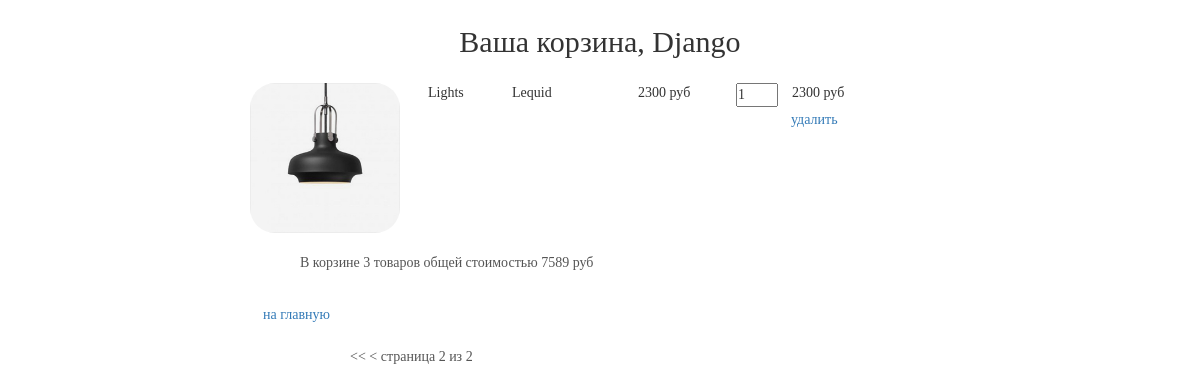
/basket/2/ (signed in), run on the app's committed database.
### authapp/models.py (models this page shows, shortened)
class ShopUser(AbstractUser):
    age = models.PositiveSmallIntegerField('Возраст', null=True)
    avatar = models.ImageField(upload_to='users_avatars', blank=True)
    id_for_friends = models.CharField('Код для пригашения друзей', max_length=8, blank=True)
    activation_key = models.CharField(max_length=128, blank=True)
    activation_key_expires = models.DateTimeField(default=get_activation_key_expires)

### basketapp/models.py (models this page shows, shortened)
class Basket(models.Model):
    user = models.ForeignKey(ShopUser, on_delete=models.CASCADE, related_name='basket')
    product = models.ForeignKey(Product, on_delete=models.CASCADE)
    quantity = models.PositiveIntegerField('количество', default=0)
    add_datetime = models.DateTimeField('дата добавления', auto_now_add=True)
    @property
    def product_cost(self):
        return self.product.price * self.quantity
    @property
    def total_quantity(self):
        return sum(map(lambda x: x.quantity, self.user.basket.select_related().all()))
    @property
    def total_cost(self):
        return sum(map(lambda x: x.product_cost, self.user.basket.select_related().all()))

### mainapp/models.py (models this page shows, shortened)
class Product(models.Model):
    category = models.ForeignKey(ProductCategory, on_delete=models.PROTECT, verbose_name='Категория')
    name = models.CharField('Название', max_length=128)
    short_description = models.CharField('Краткое описание', max_length=128, blank=True)
    description = models.TextField('Описание', blank=True)
    quantity = models.PositiveIntegerField('Количество', default=0)
    price = models.DecimalField('Цена', max_digits=10, decimal_places=0, default=0)
    image = models.ImageField(upload_to='products_images', blank=True)
    is_active = models.BooleanField(default=True, db_index=True)
    created_at = models.DateTimeField('Дата создания', auto_now_add=True)
    updated_at = models.DateTimeField('Дата обновления', auto_now=True)

class ProductCategory(models.Model):
    name = models.CharField('Название', max_length=128, unique=True)
    description = models.TextField('Описание', max_length=255, blank=True)
    is_active = models.BooleanField(default=True, db_index=True)
    created_at = models.DateTimeField('Дата создания', auto_now_add=True)

### basketapp/views.py (the view)
# urls.py: path('', adminapp.ShopUserList.as_view(), name='index'),
@login_required
def index(request, page=1):
    basket = request.user.basket.select_related().all()
    products_paginator = Paginator(basket, 2)
    try:
        basket = products_paginator.page(page)
    except PageNotAnInteger:
        basket = products_paginator.page(1)
    except EmptyPage:
        basket = products_paginator.page(products_paginator.num_pages)
    context = {
        'basket': basket
    }
    return render(request, 'basketapp/index.html', context)

### basketapp/context_processors.py (called while the page is built)
def basket(request):
    if request.user.is_authenticated:
        basket = request.user.basket.select_related('product', 'product__category').all()
    else:
        basket = []
    return {
        'basket': basket,
    }

### basketapp/templates/basketapp/index.html (shortened to what this page needs)
{% extends 'basketapp/base.html' %}
{% load static %}
{% block container %}
    <div class="basket_list">
		{% include 'basketapp/includes/inc__basket_list.html' %}
    </div>
    <div class="paginator">
        {% if basket.has_previous %}
            <a href="{% url 'basket:index_pagination' 1 %}">
                <<
            </a>
            <a href="{% url 'basket:index_pagination' basket.previous_page_number %}">
                <
            </a>
        {% endif %}
        <span class="current">страница {{ basket.number }} из {{ basket.paginator.num_pages }}</span>
    </div>
{% endblock %}

### basketapp/templates/basketapp/base.html (shortened to what this page needs)
<!DOCTYPE html>
{% load static %}
<html>
<head>
    {% block css %}
        <link rel="stylesheet" type="text/css" href="{% static 'css/bootstrap.min.css' %}">
        <link rel="stylesheet" type="text/css" href="{% static 'css/style.css' %}">
    {% endblock %}
</head>
<body>
<div class="basket_container">
    <div class="h2 text-center head">
        Ваша корзина,
        {{ user.first_name|default:'пользователь'|title }}
    </div>
    {% block container %}
    {% endblock %}
</div>
</body>
</html>

### basketapp/templates/basketapp/includes/inc__basket_list.html
{% if basket %}
    {% for item in basket %}
        <div class="basket_record">
            <img src="/media/{{ item.product.image }}" alt="{{ item.product.short_desc }}">
            <span class="category_name">{{ item.product.category.name }}</span>
            <span class="product_name">{{ item.product.name }}</span>
            <span class="product_price">{{ item.product.price }}&nbspруб</span>
            <input type="number" name="{{ item.pk }}" min="0" max="{{ item.product.quantity }}"
                   value="{{ item.quantity }}" id="{{ item.product.id }}">
            <span class="product_cost">{{ item.product_cost }}&nbspруб</span>
            <a href="{% url 'basket:delete_product' item.pk %}" class="btn btn-round">
                удалить
            </a>
        </div>
    {% endfor %}
    <div class="basket_summary">
        <p class="total_basket_text">В корзине</p>
        <div class="total_q">{{ basket.0.total_quantity }}</div>
        <p class="total_basket_text">товаров общей стоимостью</p>
        <div class="total_c">{{ basket.0.total_cost }}</div> руб
    </div>
{% else %}
    <h4>Корзина пуста</h4>
{% endif %}
<a href="{% url 'main:index' %}" class="btn btn-round">
    на главную
</a>

### static/css/style.css (style rules this page uses)
* { margin: 0; padding: 0; }
html, body { height: 100%; }
body { font-family: Montserrat; }
.basket_container { margin: 25px auto; width: 700px; }
.basket_list input[type="number"] { width: 3em; position: relative; display: block; float: left; }
.basket_list span.category_name { margin-left: 2em; width: 5em; position: relative; display: block; float: left; }
.basket_list span.product_name { margin-left: 1em; width: 8em; position: relative; display: block; float: left; }
.basket_list span.product_price { margin-left: 1em; width: 7em; position: relative; display: block; float: left; }
.basket_list span.product_cost { margin-left: 1em; width: 7em; position: relative; display: block; float: left; }
.basket_list .basket_record { position: relative; display: block; height: 170px; float: none; }
.basket_container .head { margin: 25px auto; }
.basket_container img { display: block; float: left; width: 150px; border-radius: 25px; }
.basket_container .basket_summary { display: block; margin-left: 50px; margin-bottom: 15px; color: #555; }
.total_basket_text, .total_q, .total_c { display: inline-block; }
.paginator { display: block; position: relative; left: 75px; top: 15px; margin-left: 25px; color: #555; float: left; }
.paginator a, .paginator a:visited { color: #555; text-decoration: none; }

### data on the page
ShopUser: first_name "Django"
Basket: product.image (picture), product.category.name "Lights", product.name "Lequid", product.price "2300", quantity "1", product_cost "2300", user+quantity "3", user+product+quantity "7589"

### other printed values
{{ basket.number }} "2"
{{ basket.paginator.num_pages }} "2"
